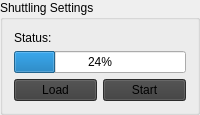
      <widget class="QGroupBox" name="groupBox_4">
       <property name="title">
        <string>Shuttling Settings</string>
       </property>
       <layout class="QVBoxLayout" name="verticalLayout_19">
        <item>
         <widget class="QLabel" name="label_9">
          <property name="text">
           <string>Status:</string>
          </property>
         </widget>
        </item>
        <item>
         <widget class="QProgressBar" name="progressBar">
          <property name="value">
           <number>24</number>
          </property>
          <property name="alignment">
           <set>Qt::AlignCenter</set>
          </property>
         </widget>
        </item>
        <item>
         <layout class="QHBoxLayout" name="horizontalLayout_14">
          <item>
           <widget class="QPushButton" name="BTN_load_2">
            <property name="styleSheet">
             <string notr="true">background-color: rgb(60, 60, 60);</string>
            </property>
            <property name="text">
             <string>Load</string>
            </property>
           </widget>
          </item>
          <item>
           <widget class="QPushButton" name="BTN_save_2">
            <property name="styleSheet">
             <string notr="true">background-color: rgb(60, 60, 60);</string>
            </property>
            <property name="text">
             <string>Start</string>
            </property>
           </widget>
          </item>
         </layout>
        </item>
       </layout>
      </widget>
